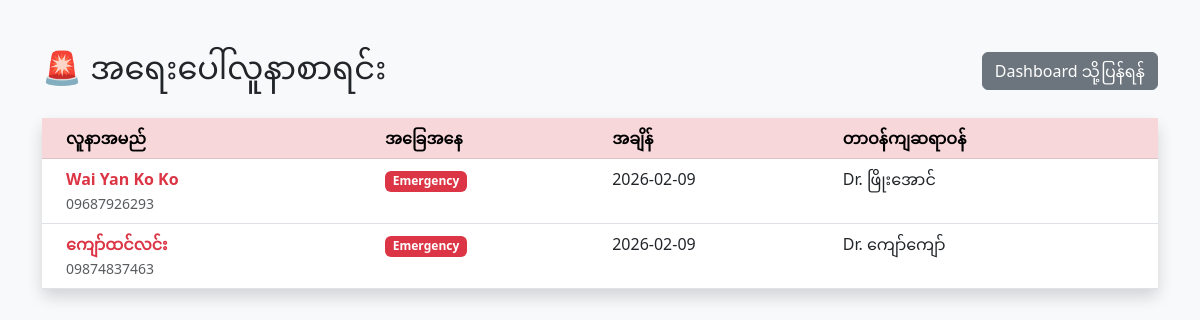
Screenshot of /admin/emergency_list (signed in) with the database file from the repository.
### tables this page shows
CREATE TABLE appointments (
    id INTEGER PRIMARY KEY AUTOINCREMENT,
    user_id INTEGER,
    doctor_id INTEGER,
    booking_time DATETIME,
    status TEXT DEFAULT 'booked',
    FOREIGN KEY (user_id) REFERENCES users (id),
    FOREIGN KEY (doctor_id) REFERENCES users (id)
);

CREATE TABLE users (
    id INTEGER PRIMARY KEY AUTOINCREMENT,
    role TEXT NOT NULL CHECK(role IN ('admin', 'doctor', 'patient')),
    full_name TEXT NOT NULL,
    email TEXT NOT NULL UNIQUE,
    password_hash TEXT NOT NULL,
    city TEXT,
    created_at TEXT DEFAULT (datetime('now'))
, phone TEXT, specialty TEXT, status TEXT DEFAULT 'Available');

### app.py (the view)
@app.route('/admin/emergency_list')
def admin_emergency_list():
    if 'role' in session and session['role'] == 'admin':
        conn = get_db_connection()
        query = '''
            SELECT a.id, u_p.full_name as patient_name, u_p.phone, a.booking_time,
                   u_d.full_name as doctor_name
            FROM appointments a
            JOIN users u_p ON a.user_id = u_p.id
            JOIN users u_d ON a.doctor_id = u_d.id
            WHERE a.status = 'emergency'
            ORDER BY a.booking_time DESC
        '''
        emergencies = conn.execute(query).fetchall()
        conn.close()
        return render_template('admin_emergency_list.html', emergencies=emergencies)
    return redirect(url_for('login_page'))

### app.py (called while the page is built)
def get_db_connection():
    conn = sqlite3.connect('Healthcare.db')
    conn.row_factory = sqlite3.Row
    return conn

### templates/admin_emergency_list.html (shortened to what this page needs)
<!DOCTYPE html>
<html>
<head>
    <link href="https://cdn.jsdelivr.net/npm/bootstrap@5.3.0/dist/css/bootstrap.min.css" rel="stylesheet">
</head>
<body class="bg-light">
<div class="container mt-5">
    <div class="d-flex justify-content-between align-items-center mb-4">
        <h2>🚨 အရေးပေါ်လူနာစာရင်း</h2>
        <a href="/admin" class="btn btn-secondary">Dashboard သို့ပြန်ရန်</a>
    </div>
    <div class="card shadow">
        <div class="card-body p-0">
            <table class="table table-hover mb-0">
                <thead class="table-danger">
                    <tr>
                        <th class="ps-4">လူနာအမည်</th>
                        <th>အခြေအနေ</th>
                        <th>အချိန်</th>
                        <th>တာဝန်ကျဆရာဝန်</th>
                    </tr>
                </thead>
                <tbody>
                    {% if emergencies %}
                        {% for row in emergencies %}
                        <tr>
                            <td class="ps-4">
                                <div class="fw-bold text-danger">{{ row['patient_name'] }}</div>
                                <small class="text-muted">{{ row['phone'] }}</small>
                            </td>
                            <td><span class="badge bg-danger">Emergency</span></td>
                            <td>{{ row['booking_time'] }}</td>
                            <td>Dr. {{ row['doctor_name'] }}</td>
                        </tr>
                        {% endfor %}
                    {% else %}
                        <tr>
                            <td colspan="4" class="text-center py-5 text-muted">
                                လက်ရှိ အရေးပေါ်လူနာစာရင်း မရှိသေးပါ။
                            </td>
                        </tr>
                    {% endif %}
                </tbody>
            </table>
        </div>
    </div>
</div>
</body>
</html>

### templates/admin_emergency_list.html (style rules this page uses)
body { background-color: #f8f9fa !important; filter: none !important; }
.card { background-color: white !important; opacity: 1 !important; border: none; }

### rows the page displays
appointments: patient_name "Wai Yan Ko Ko", phone "09687926293", booking_time "2026-02-09", doctor_name "ဖြိုးအောင်"
appointments: patient_name "ကျော်ထင်လင်း", phone "09874837463", booking_time "2026-02-09", doctor_name "ကျော်ကျော်"
